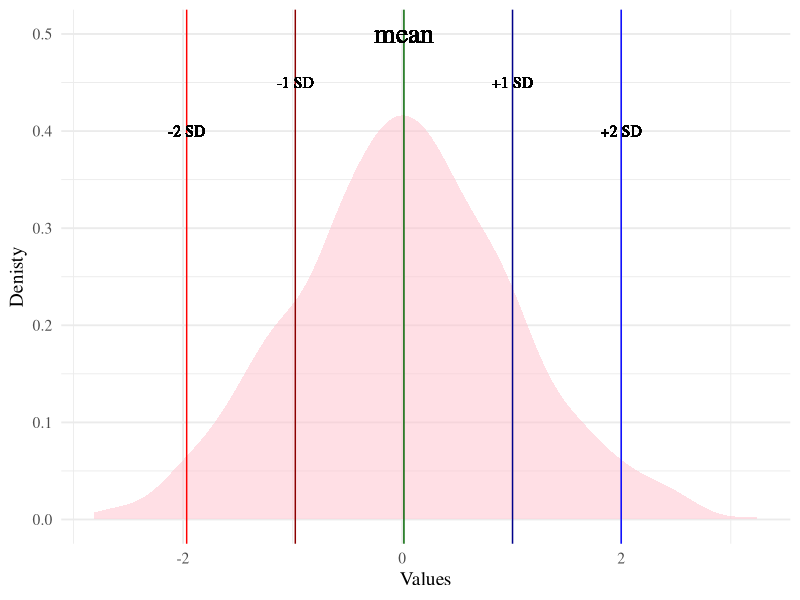

Source code (R):
## ---- chunk 1
knitr::opts_chunk$set(echo = TRUE, cache = FALSE, fig.align = "center",
                      message = FALSE, warning = FALSE)
## ---- chunk 2
set.seed(123)
norm_vec <- rnorm(1000)
## ---- chunk 3
library(tidyverse)

norm_df <- tibble(val = norm_vec)
## ---- chunk 4
ggplot(norm_df, aes(x = val)) +
  geom_density(fill = "pink", color = NA, alpha = 0.5) +
  geom_vline(aes(xintercept = mean(val)), color = "darkgreen") +
  geom_text(aes(x = mean(val), y = 0.5, label = "mean"), size = 7, family = "serif") +
  
  geom_vline(aes(xintercept = mean(val) + sd(val)), color = "darkblue") +
  geom_text(aes(x = mean(val) + sd(val), y = 0.45, label = "+1 SD"), family = "serif") +
  geom_vline(aes(xintercept = mean(val) - sd(val)), color = "darkred") +
  geom_text(aes(x = mean(val) - sd(val), y = 0.45, label = "-1 SD"), family = "serif") +
  
  geom_vline(aes(xintercept = mean(val) + sd(val) * 2), color = "blue") +
  geom_text(aes(x = mean(val) + sd(val) * 2, y = 0.4, label = "+2 SD"), family = "serif") +
  geom_vline(aes(xintercept = mean(val) - sd(val) * 2), color = "red") +
  geom_text(aes(x = mean(val) - sd(val) * 2, y = 0.4, label = "-2 SD"), family = "serif") +
  
  theme_minimal(base_size = 14, base_family = "serif") +
  labs(y = "Denisty", x = "Values") +
  NULL
## ---- chunk 5
mpg <- mtcars$mpg
## ---- chunk 6
my_sd <- function(values){
  numerator <- sum((values - mean(values))^2)

  denominator <- length(values) - 1

  quotient <- numerator / denominator

  standard_deviation <- sqrt(quotient)
  
  standard_deviation
}
## ---- chunk 7
my_sd(mpg)
## ---- chunk 8
sd(mpg)

all.equal(my_sd(mpg), sd(mpg))
